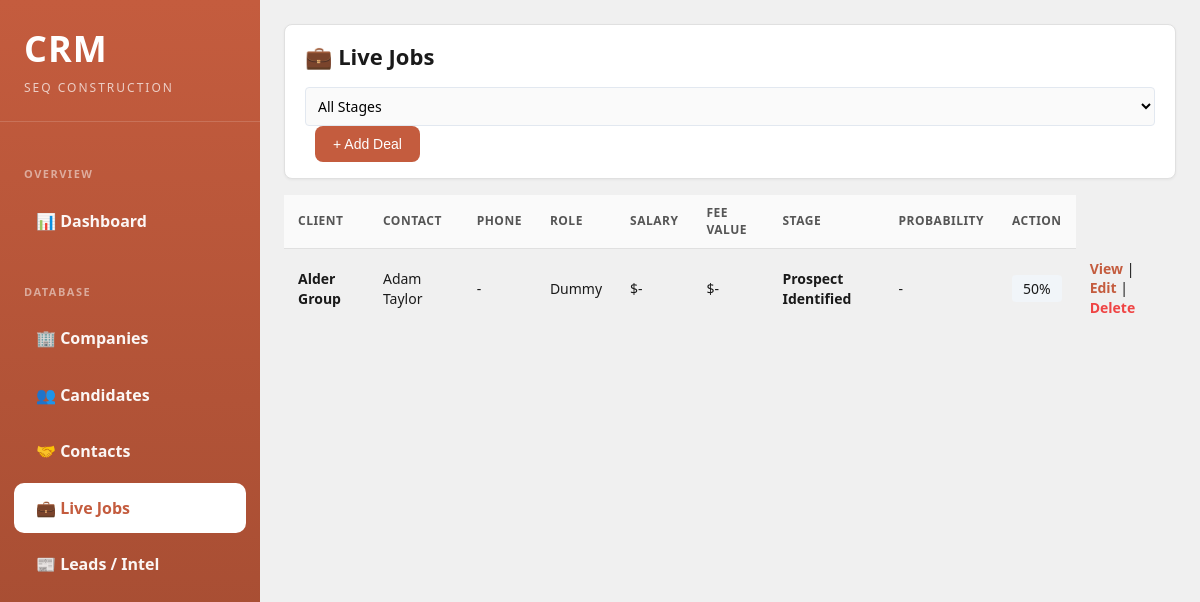
Page /deals on the committed database.
### tables this page shows
CREATE TABLE deals (
            id INTEGER PRIMARY KEY,
            client TEXT NOT NULL,
            role TEXT NOT NULL,
            salary_value INTEGER,
            fee_value INTEGER,
            stage TEXT DEFAULT 'Prospect Identified',
            competition TEXT,
            probability INTEGER DEFAULT 50,
            next_action TEXT,
            notes TEXT,
            created_at TIMESTAMP DEFAULT CURRENT_TIMESTAMP,
            updated_at TIMESTAMP DEFAULT CURRENT_TIMESTAMP
        , contact_name TEXT, phone TEXT);

### app.py (the view)
@app.route('/deals')
def deals_list():
    db = get_db()
    cursor = db.cursor()
    stage = request.args.get('stage', '')
    if stage:
        cursor.execute('SELECT * FROM deals WHERE stage = ? ORDER BY updated_at DESC', (stage,))
    else:
        cursor.execute('SELECT * FROM deals ORDER BY updated_at DESC')
    deals = cursor.fetchall()
    cursor.execute('SELECT DISTINCT stage FROM deals ORDER BY stage')
    stages = cursor.fetchall()
    db.close()
    return render_template('deals.html', deals=deals, stages=stages, current_stage=stage)

### app.py (called while the page is built)
def get_db():
    db = sqlite3.connect(app.config['DATABASE'])
    db.row_factory = sqlite3.Row
    return db

### templates/deals.html (shortened to what this page needs)
{% extends "base.html" %}
{% block content %}
<div class="header">
  <h1>💼 Live Jobs</h1>
  <div style="margin-top: 15px;">
    <form method="get" style="display: inline;">
      {% if stages %}
      <select name="stage" onchange="this.form.submit()" style="padding: 8px; border-radius: 4px; border: 1px solid #e2e8f0;">
        <option value="">All Stages</option>
      </select>
      {% endif %}
    </form>
    <button class="btn" onclick="showAddForm()" style="margin-left: 10px;">+ Add Deal</button>
  </div>
</div>
<table>
  <thead>
    <tr>
      <th>Client</th>
      <th>Contact</th>
      <th>Phone</th>
      <th>Role</th>
      <th>Salary</th>
      <th>Fee Value</th>
      <th>Stage</th>
      <th>Probability</th>
      <th>Action</th>
    </tr>
  </thead>
  <tbody>
    {% for deal in deals %}
    <tr>
      <td><strong>{{ deal.client }}</strong></td>
      <td>{{ deal.contact_name or '-' }}</td>
      <td>{{ deal.phone or '-' }}</td>
      <td>{{ deal.role }}</td>
      <td>${{ "{:,.0f}".format(deal.salary_value) if deal.salary_value else '-' }}</td>
      <td>${{ "{:,.0f}".format(deal.fee_value) if deal.fee_value else '-' }}</td>
      <td><strong>{{ deal.stage }}</strong></td>
      <td>{{ deal.competition or '-' }}</td>
      <td>
        <div style="background: #f1f5f9; padding: 4px 8px; border-radius: 4px; text-align: center;">
          {{ deal.probability }}%
        </div>
      </td>
      <td>
        <a href="/deal/{{ deal.id }}">View</a> |
        <a href="#" onclick="editJobById({{ deal.id }}); return false;">Edit</a> |
        <a href="#" onclick="deleteJobById('{{ deal.client }}', '{{ deal.role }}', {{ deal.id }}); return false;" style="color: #ef4444;">Delete</a>
      </td>
    </tr>
    {% endfor %}
  </tbody>
</table>
{% endblock %}

### templates/base.html (style rules this page uses)
* { margin: 0; padding: 0; box-sizing: border-box; }
:root { --primary: #c45c3e; --primary-dark: #a04a30; --bg: #f0f0f0; --card-bg: #ffffff; --border: #e0e0e0; --text: #1a1a1a; --text-light: #555555; --sidebar-width: 260px; }
body { font-family: 'Segoe UI', -apple-system, BlinkMacSystemFont, sans-serif; background: var(--bg); color: var(--text); line-height: 1.4; font-size: 15px; }
.header { background: var(--card-bg); padding: 16px 20px; border-radius: 8px; margin-bottom: 16px; box-shadow: 0 1px 3px rgba(0,0,0,0.05); border: 1px solid var(--border); }
.header h1 { font-size: 22px; font-weight: 600; }
table { width: 100%; border-collapse: collapse; }
th { background: #fafafa; padding: 10px 14px; text-align: left; font-size: 12px; text-transform: uppercase; letter-spacing: 0.5px; color: var(--text-light); font-weight: 600; border-bottom: 1px solid var(--border); }
td { padding: 10px 14px; font-size: 14px; border-bottom: 1px solid #f5f5f5; }
tr:last-child td { border-bottom: none; }
.btn { display: inline-flex; align-items: center; gap: 8px; background: var(--primary); color: white; padding: 10px 18px; border: none; border-radius: 8px; cursor: pointer; font-weight: 500; font-size: 14px; transition: all 0.2s; }
input, textarea, select { width: 100%; padding: 10px 14px; border: 1px solid #ccc; border-radius: 6px; font-family: inherit; font-size: 14px; transition: border-color 0.2s, box-shadow 0.2s; background: #fafafa; }
a { color: #c45c3e; text-decoration: none; font-weight: 600; }

### rows in the picture
deals: client "Alder Group", contact_name "Adam Taylor", phone "-", role "Dummy", salary_value "-", fee_value "-", stage "Prospect Identified", competition "-", probability "50"
